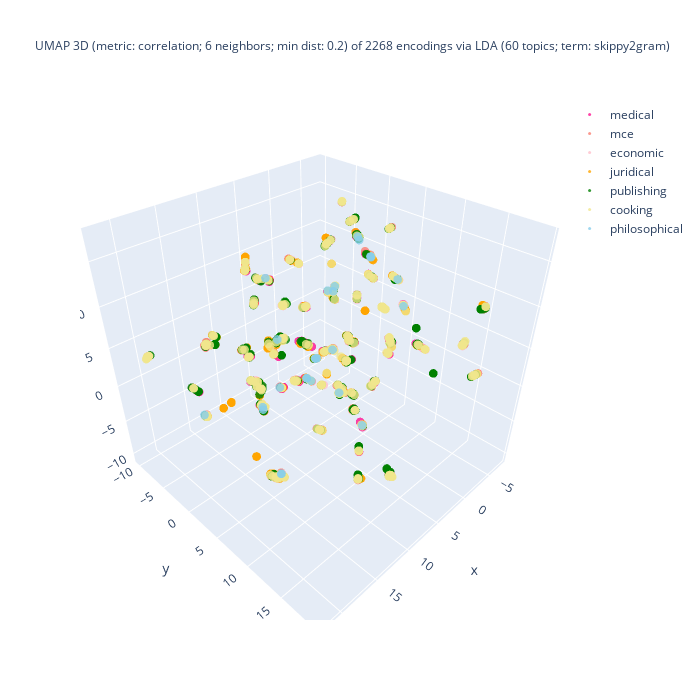

The cell this chart's notebook holds for it:
### Code cell
%%capture --no-display

## Plotlyを使って tSNE の結果の可視化 (3D)
import plotly.graph_objects as go
import numpy as np
#
domain_ids = set(encoded_df['domain_id'])
reverse_domain_list = False
if reverse_domain_list:
    domain_ids = sorted(domain_list, reverse = True)
## layered/traced drawing
fig = go.Figure()
for domain_id in domain_ids:
    # set marker size of the target domain
    if domain_id == [ i for k, v in domain_encoding.items() if k == target_domain ][0]:
        size_val = 5
    else:
        size_val = 3
    part = encoded_df[ encoded_df['domain_id'] == domain_id ]
    color = colormap[domain_id]
    print(f"color: {color}")
    fig.add_trace(
        go.Scatter3d(
            x = part['D1'], y = part['D2'], z = part['D3'],
            name = domain_back_encoding[domain_id],
            mode = 'markers',
            marker = dict(size = size_val, opacity = 0.8),
            #marker_colorscale = list(colormap.values()),
            marker_color = color,
            showlegend = True
        )
    )

## 3D 散布図にラベルを追加する処理は未実装
df_size = len(df)
if use_UMAP:
    title_header = f"UMAP 3D (metric: {umap_metric}; {umap_n_neighbors} neighbors; min dist: {umap_min_dist}) of {df_size} encodings via\n"
else:
    title_header = f"t-SNE 3D (ppl: {doc_perplexity_val}) of {df_size} encodings of via\n"
if use_FastText:
    if use_LDA:
        title_body = f"LDA ({n_topics} topics; term:0 {lda_term_type}) x FastText ({ft_n_dims} dims; term: {ft_term_type}; window: {ft_window_size})"
    else:
        title_body = f"FastText ({ft_n_dims} dims; term: {ft_term_type}; window: {ft_window_size})"
else:
    title_body = f"LDA ({n_topics} topics; term: {lda_term_type})"
#
title_val = title_header + title_body
fig.update_layout(title = dict(text = title_val, font_size = 12), autosize = False, width = 700, height = 700)
fig.show()

### Figure 1 — Plotly figure (JSON) as saved in the notebook; plotly's stock layout.template omitted (floating-point values rounded to 4 significant figures; data arrays with more than 128 entries replaced by an {"elided": "..."} marker saying what was removed)
{"data": [{"marker": {"color": "deeppink", "opacity": 0.8, "size": 3}, "mode": "markers", "name": "medical", "showlegend": true, "type": "scatter3d", "x": {"elided": "400 float values"}, "y": {"elided": "400 float values"}, "z": {"elided": "400 float values"}}, {"marker": {"color": "salmon", "opacity": 0.8, "size": 3}, "mode": "markers", "name": "mce", "showlegend": true, "type": "scatter3d", "x": {"elided": "400 float values"}, "y": {"elided": "400 float values"}, "z": {"elided": "400 float values"}}, {"marker": {"color": "pink", "opacity": 0.8, "size": 3}, "mode": "markers", "name": "economic", "showlegend": true, "type": "scatter3d", "x": {"elided": "241 float values"}, "y": {"elided": "241 float values"}, "z": {"elided": "241 float values"}}, {"marker": {"color": "orange", "opacity": 0.8, "size": 3}, "mode": "markers", "name": "juridical", "showlegend": true, "type": "scatter3d", "x": {"elided": "400 float values"}, "y": {"elided": "400 float values"}, "z": {"elided": "400 float values"}}, {"marker": {"color": "green", "opacity": 0.8, "size": 3}, "mode": "markers", "name": "publishing", "showlegend": true, "type": "scatter3d", "x": {"elided": "400 float values"}, "y": {"elided": "400 float values"}, "z": {"elided": "400 float values"}}, {"marker": {"color": "khaki", "opacity": 0.8, "size": 3}, "mode": "markers", "name": "cooking", "showlegend": true, "type": "scatter3d", "x": {"elided": "400 float values"}, "y": {"elided": "400 float values"}, "z": {"elided": "400 float values"}}, {"marker": {"color": "skyblue", "opacity": 0.8, "size": 3}, "mode": "markers", "name": "philosophical", "showlegend": true, "type": "scatter3d", "x": [11.53, 4.755, 4.36, 7.496, 15.76, -5.87, 10.8, 18.09, 5.173, 18.07, -0.9077, -5.339, 11.95, 3.474, 1.095, 1.678, 4.432, 10.95, 1.743, 18.81, 11.1, 5.146, 11.88, 1.989, 4.604, -5.871, 5.147], "y": [7.578, 3.97, 6.67, -3.477, 7.741, -5.924, 1.935, 10.14, 9.059, 10.13, 8.794, 4.386, 7.36, 3.891, -0.4067, -1.789, 8.441, -1.086, -1.793, -0.9324, -0.8426, 9.006, 7.34, -1.288, 7.085, -6.164, 9.026], "z": [4.578, 3.272, 17.26, 10.28, 11.5, 3.197, 0.2676, -1.696, 16.24, -1.691, 8.403, 8.255, 5.018, -3.443, 7.466, -2.308, -5.058, -4.168, -2.261, -0.5381, -4.293, 16.3, 4.945, -1.845, 17.14, 2.373, 16.29]}], "layout": {"autosize": false, "height": 700, "title": {"font": {"size": 12}, "text": "UMAP 3D (metric: correlation; 6 neighbors; min dist: 0.2) of 2268 encodings via\nLDA (60 topics; term: skippy2gram)"}, "width": 700}}
